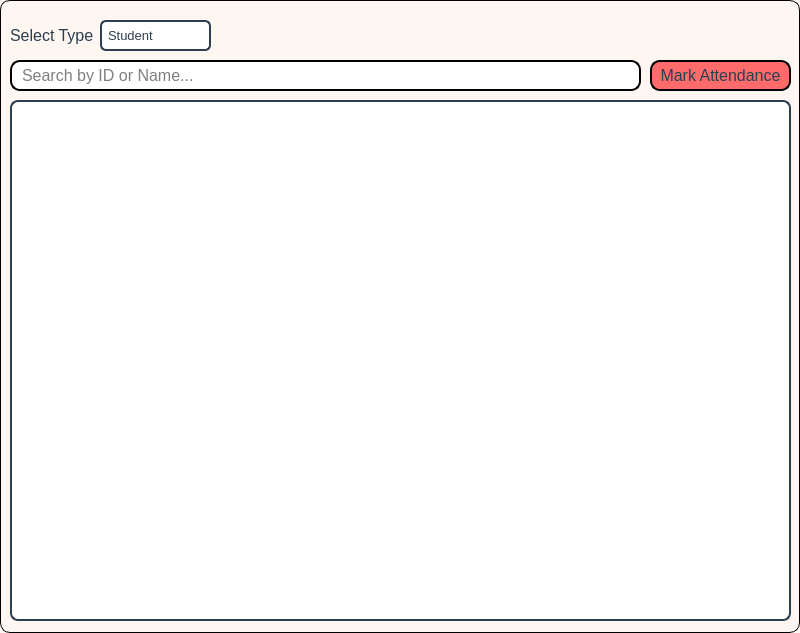
<?xml version="1.0" encoding="UTF-8"?>
<ui version="4.0">
 <class>AttendanceManagement</class>
 <widget class="QWidget" name="AttendanceManagement">
  <property name="enabled">
   <bool>true</bool>
  </property>
  <property name="geometry">
   <rect>
    <x>0</x>
    <y>0</y>
    <width>800</width>
    <height>633</height>
   </rect>
  </property>
  <property name="sizePolicy">
   <sizepolicy hsizetype="Fixed" vsizetype="Preferred">
    <horstretch>0</horstretch>
    <verstretch>0</verstretch>
   </sizepolicy>
  </property>
  <property name="mouseTracking">
   <bool>false</bool>
  </property>
  <property name="windowTitle">
   <string>Attendance Management</string>
  </property>
  <property name="layoutDirection">
   <enum>Qt::LayoutDirection::LeftToRight</enum>
  </property>
  <property name="styleSheet">
   <string notr="true">QWidget#AttendanceManagement {
        background-color: #fef6f0   ;
        border: 1px solid black;
        border-radius: 10%;
}</string>
  </property>
  <widget class="QLineEdit" name="searchBar">
   <property name="geometry">
    <rect>
     <x>10</x>
     <y>60</y>
     <width>631</width>
     <height>31</height>
    </rect>
   </property>
   <property name="styleSheet">
    <string notr="true">QLineEdit#searchBar {
    color: black;;
    border: 1.5px solid black;;
    border-radius: 10px;
        font-size: 16px;
        padding: 0px 8px 0px 8px;
}
</string>
   </property>
   <property name="placeholderText">
    <string>Search by ID or Name...</string>
   </property>
  </widget>
  <widget class="QTableView" name="attendanceTable">
   <property name="geometry">
    <rect>
     <x>10</x>
     <y>100</y>
     <width>781</width>
     <height>521</height>
    </rect>
   </property>
   <property name="styleSheet">
    <string notr="true">QTableView#attendanceTable {
    border: 1.5px solid #2c3e50;
    border-radius: 8px;
    background-color: #ffffff;
    font-family: 'Segoe UI', sans-serif;
    font-size: 11pt;
    color: #2c3e50;
    gridline-color: #ecf0f1;
    alternate-background-color: #f7f9fa;
    selection-background-color: #d6eaf8;
    selection-color: #1a252f;
}

QHeaderView::section {
    background-color: #2c3e50;
    color: white;
    font-weight: bold;
    font-size: 11pt;
    padding: 6px;
    border: none;
    font-family: 'Segoe UI', sans-serif;
}

QTableView QTableCornerButton::section {
    background-color: #2c3e50;
    border: none;
}

QTableView::item {
    padding: 8px 10px;
    font-size: 9pt;
}

QTableView::item:selected {
    background-color: #d6eaf8;
    color: #1a252f;
}
</string>
   </property>
  </widget>
  <widget class="QPushButton" name="markAttendanceButton">
   <property name="geometry">
    <rect>
     <x>650</x>
     <y>60</y>
     <width>141</width>
     <height>31</height>
    </rect>
   </property>
   <property name="styleSheet">
    <string notr="true">QPushButton#markAttendanceButton {
    background-color: #ff6b6b;
    border: 1.5px solid black;
    border-radius: 10px;
    font-size: 16px;
        color: #2c3e50 ;
}

QPushButton#markAttendanceButton:hover {
    background-color: #ee5253;
        color: #2c3e50 ;
}

</string>
   </property>
   <property name="text">
    <string>Mark Attendance</string>
   </property>
  </widget>
  <widget class="QComboBox" name="attendanceTypeComboBox">
   <property name="geometry">
    <rect>
     <x>100</x>
     <y>20</y>
     <width>111</width>
     <height>31</height>
    </rect>
   </property>
   <property name="styleSheet">
    <string notr="true">QComboBox#attendanceTypeComboBox {
    border: 1.5px solid #2c3e50;
    border-radius: 6px;
    font-family: 'Segoe UI';
        padding: 6px;
    font-size: 10pt;
    background-color: white;
    color: #2c3e50;
}
QComboBox#attendanceTypeComboBox::drop-down {
    subcontrol-origin: padding;
    subcontrol-position: top right;
    width: 22px;
    background-color: white;
    border-top-right-radius: 6px;
    border-bottom-right-radius: 6px;
}
</string>
   </property>
   <item>
    <property name="text">
     <string>Student</string>
    </property>
   </item>
   <item>
    <property name="text">
     <string>Teacher</string>
    </property>
   </item>
  </widget>
  <widget class="QLabel" name="label">
   <property name="geometry">
    <rect>
     <x>10</x>
     <y>20</y>
     <width>91</width>
     <height>31</height>
    </rect>
   </property>
   <property name="styleSheet">
    <string notr="true">QLabel#label {
        font-size: 16px;
        color: #2c3e50 ;
}</string>
   </property>
   <property name="text">
    <string>Select Type</string>
   </property>
  </widget>
 </widget>
 <resources/>
 <connections/>
</ui>
